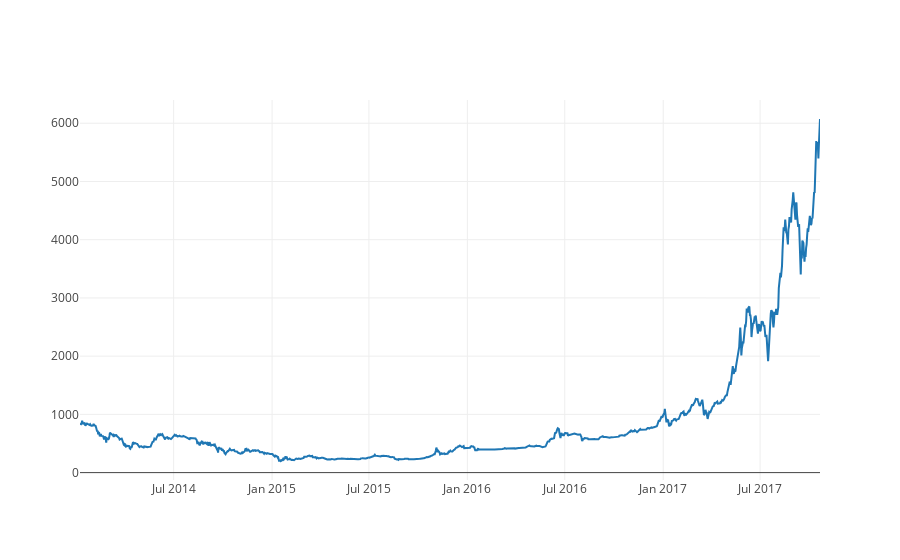

The notebook cell this image was saved under:
### Code cell
btc_trace = go.Scatter(x=data.index, y=data['Weighted Price'], name= 'Price')
py.iplot([btc_trace])

### Figure 1 — Plotly figure (JSON) as saved in the notebook; plotly's stock layout.template omitted (floating-point values rounded to 4 significant figures; data arrays with more than 128 entries replaced by an {"elided": "..."} marker saying what was removed)
{"data": [{"name": "Price", "type": "scatter", "x": {"elided": "1384 str values"}, "y": {"elided": "1384 float values"}}], "layout": {}}
